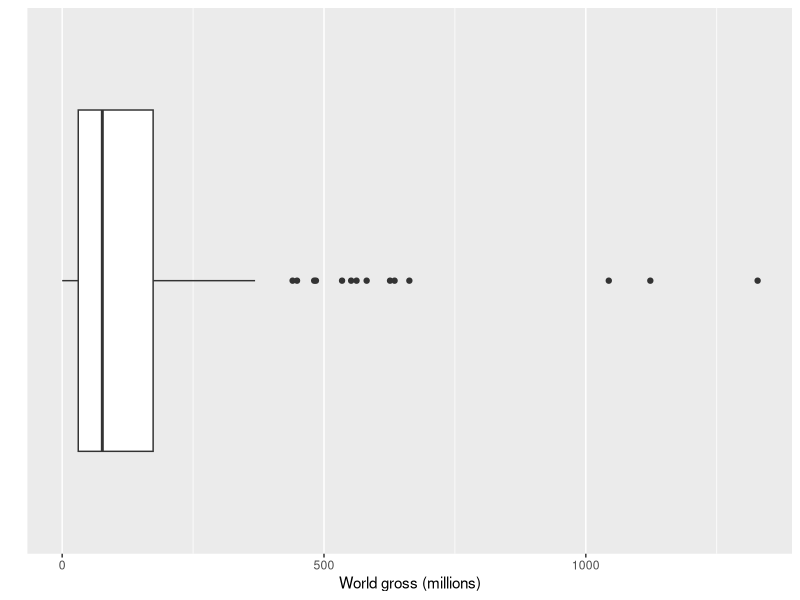

This figure's R source:
# loading the data
HollywoodMovies2011 <- read.csv("HollywoodMovies2011.csv")

# loading ggplot2
library(ggplot2)

# drawing a boxplot
ggplot(data = HollywoodMovies2011, mapping = aes("var", WorldGross)) +
  geom_boxplot() +
  labs(x = "", y = "World gross (millions)") +
  scale_x_discrete(breaks = NULL) +
  coord_flip()